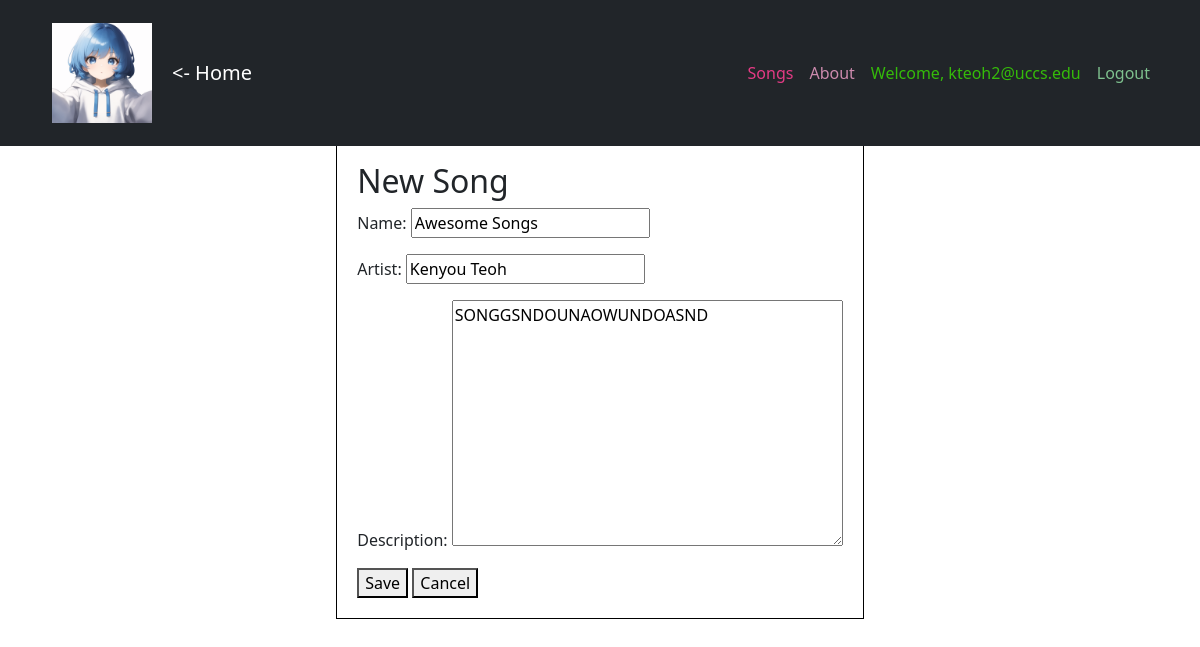
Page /song/2/edit/ (signed in) on the committed database.
### musicApp/models.py (models this page shows, shortened)
class User(AbstractUser):
    username = None
    email = models.EmailField(unique=True)
    USERNAME_FIELD = 'email'
    REQUIRED_FIELDS = []
    objects = UserManager()

class Song(models.Model):
    name = models.CharField(max_length=100)
    artist = models.CharField(max_length=100)
    description = models.TextField(blank=True)

### musicApp/views.py (the view)
# urls.py: path('song/<int:pk>/edit/', views.SongUpdateView.as_view(), name='song_edit'),
class SongUpdateView(LoginRequiredMixin, UpdateView):
    model = Song
    form_class = SongForm
    template_name = "musicApp/song_form.html"

### musicApp/forms.py
class SongForm(forms.ModelForm):
    class Meta:
        model = Song
        fields = ['name', 'artist', 'description']

### musicApp/templates/musicApp/song_form.html (shortened to what this page needs)
{% extends 'musicApp/base.html' %}
{% block content %}
  <div style="display: flex; justify-content: center; align-items: center; height: 50vh;">
    <div style="border: 1px solid black; padding: 20px;">
      <h2>New Song</h2>
      <form method="post">
        {{ form.as_p }}
        <button type="submit">Save</button>
        <button type="button" onclick="history.back()">Cancel</button>
      </form>
    </div>
  </div>
{% endblock %}

### musicApp/templates/musicApp/base.html (shortened to what this page needs)
{% load static %}
<!DOCTYPE html>
<html lang="en">
<head>
    {% load bootstrap5 %}
    {% bootstrap_css %}
</head>
<body>
    <nav class="navbar navbar-expand-md navbar-dark bg-dark fixed-top">
        <div class="container">
            <a class="navbar-brand d-flex align-items-center" href="{% url 'songs' %}">
                <img src="{% static 'images/image.png' %}" alt="Home Page - Click to go to the songs page" style="width: 100px; margin: 10px;">
                <span style="margin-left: 10px;"><- Home</span>
            </a>
            <div class="collapse navbar-collapse" id="navbarCollapse">
                <ul class="navbar-nav ms-auto">
                    <li class="nav-item">
                        <a class="nav-link font-weight-bold" href="{% url 'songs' %}" style="color: red;">Songs</a>
                    </li>
                    <li class="nav-item">
                        <a class="nav-link font-weight-bold" href="{% url 'about' %}" style="color: yellow;">About</a>
                    </li>
                    {% if user.is_authenticated %}
                    <li class="nav-item">
                        <span class="nav-link font-weight-bold" style="color: white;">Welcome, {{ user.email }}</span>
                    </li>
                    <li class="nav-item">
                        <a class="nav-link font-weight-bold" href="{% url 'logout' %}" style="color: blue;">Logout</a>
                    </li>
                    {% else %}
                    <li class="nav-item">
                        <a class="nav-link font-weight-bold" href="{% url 'login' %}" style="color: green;">Login</a>
                    </li>
                    {% endif %}
                </ul>
            </div>
        </div>
    </nav>
    <div class="container" style="margin-top: 180px;">
        {% block content %}
        {% endblock %}
    </div>
</body>
</html>

### rows in the picture
User: email "kteoh2@uccs.edu"
Song: name "Awesome Songs", artist "Kenyou Teoh", description "SONGGSNDOUNAOWUNDOASND"
